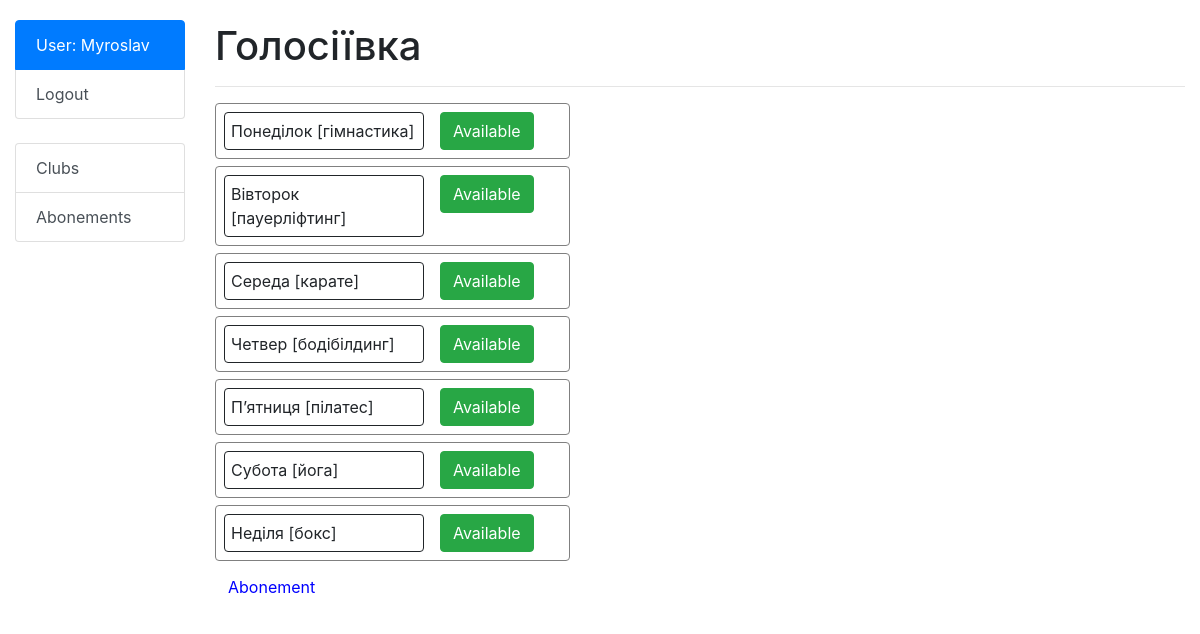
/clubs/3/ (signed in), run on the app's committed database.
### fitness_service/models.py (models this page shows, shortened)
class User(AbstractUser):
    pass

class Club(models.Model):
    location = models.CharField(max_length=300)

class Day(models.Model):
    name = models.CharField(max_length=15)
    exercise = models.CharField(max_length=20, default="sport")

### fitness_service/views.py (the view)
# urls.py: path("clubs/<int:pk>/", ClubDetailView.as_view(), name="club-detail"),
class ClubDetailView(generic.DetailView):
    model = Club
    def get_context_data(self, **kwargs):               #
        context = super().get_context_data(**kwargs)
        abonements = Abonement.objects.filter(user=self.request.user, club=self.object).all()
        day_list = []
        for abonement in abonements:
            day_list += abonement.days.all()
        days = Day.objects.all()
        context['days'] = days
        context['day_list'] = day_list
        return context

### templates/fitness_service/club_detail.html (shortened to what this page needs)
{% extends "base.html" %}
{% block content %}
    <h1 style="margin-top: 22px;">{{ club.location }}</h1>
    <hr>
    {% for day in days %}
        <div class="partition">
            <div class="image_div">{{ day.name }} [{{ day.exercise }}]</div>
            <div class="info">
                {% if day in day_list %}
                    <a href="" class="btn btn-success link-to-page">
                        Available
                    </a>
                {% else %}
                     <a href="{% url 'fitness_service:abonement-create' pk=club.id %}" class="btn btn-danger link-to-page">
                        Not Available
                     </a>
                {% endif %}
            </div>
        </div>
    {% endfor %}
    <div>
        <a href="{% url 'fitness_service:abonement-create' pk=club.id %}" class="btn link-to-page" style="color: blue">
         Abonement
        </a>
    </div>
{% endblock %}

### templates/includes/sidebar.html (shortened to what this page needs)
<div class="list-group sidebar">
  {% if user.is_authenticated %}
    <a class="list-group-item list-group-item-action active">User: {{ user.username }}</a>
    <a href="{% url 'logout'%}?next={{request.path}}" class="list-group-item list-group-item-action">Logout</a>
  {% else %}
    <a href="{% url 'login'%}?next={{request.path}}" class="list-group-item list-group-item-action active">Login</a>
  {% endif %}
</div>
<br>
<div class="list-group">
  <a href="{% url 'fitness_service:club-list' %}" class="list-group-item list-group-item-action">Clubs</a>
  <a href="{% url 'fitness_service:abonement-list' %}" class="list-group-item list-group-item-action">Abonements</a>
</div>

### templates/includes/sidebar.html (style rules this page uses)
.sidebar { margin-top: 20px; }

### data on the page
User: username "Myroslav"
Club: location "Голосіївка"
Day: name "Понеділок", exercise "гімнастика", shows "Available"
Day: name "Вівторок", exercise "пауерліфтинг", shows "Available"
Day: name "Середа", exercise "карате", shows "Available"
Day: name "Четвер", exercise "бодібілдинг", shows "Available"
Day: name "Пʼятниця", exercise "пілатес", shows "Available"
Day: name "Субота", exercise "йога", shows "Available"
Day: name "Неділя", exercise "бокс", shows "Available"
